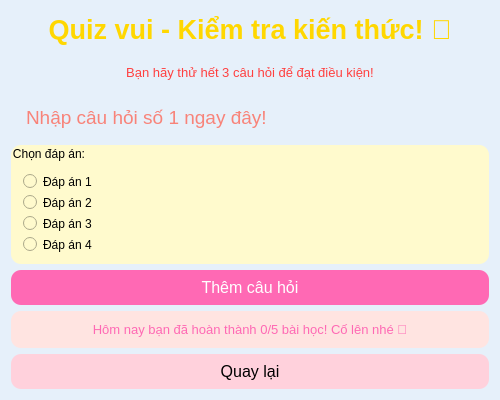
<?xml version="1.0" encoding="UTF-8"?>
<ui version="4.0">
 <class>QuizWindow</class>
 <widget class="QWidget" name="QuizWindow">
  <property name="geometry">
   <rect>
    <x>0</x>
    <y>0</y>
    <width>500</width>
    <height>400</height>
   </rect>
  </property>
  <property name="windowTitle">
   <string>Quiz Vui</string>
  </property>
  <property name="styleSheet">
   <string notr="true">background-color: #E6F0FA;</string>
  </property>
  <layout class="QVBoxLayout" name="verticalLayout">
   <item>
    <widget class="QLabel" name="label_title">
     <property name="text">
      <string>Quiz vui - Kiểm tra kiến thức! 🐰</string>
     </property>
     <property name="font">
      <font>
       <pointsize>20</pointsize>
       <bold>true</bold>
      </font>
     </property>
     <property name="alignment">
      <set>Qt::AlignCenter</set>
     </property>
     <property name="styleSheet">
      <string notr="true">color: #FFD700;</string>
     </property>
    </widget>
   </item>
   <item>
    <widget class="QLabel" name="label_note">
     <property name="text">
      <string>Bạn hãy thử hết 3 câu hỏi để đạt điều kiện!</string>
     </property>
     <property name="font">
      <font>
       <pointsize>10</pointsize>
      </font>
     </property>
     <property name="alignment">
      <set>Qt::AlignCenter</set>
     </property>
     <property name="styleSheet">
      <string notr="true">color: #FF4040;</string>
     </property>
    </widget>
   </item>
   <item>
    <widget class="QLabel" name="label_question">
     <property name="text">
      <string>Nhập câu hỏi số 1 ngay đây!</string>
     </property>
     <property name="font">
      <font>
       <pointsize>14</pointsize>
      </font>
     </property>
     <property name="alignment">
      <set>Qt::AlignLeft</set>
     </property>
     <property name="styleSheet">
      <string notr="true">color: #F88379; padding: 10px;</string>
     </property>
    </widget>
   </item>
   <item>
    <widget class="QGroupBox" name="groupBox_answers">
     <property name="title">
      <string>Chọn đáp án:</string>
     </property>
     <property name="styleSheet">
      <string notr="true">background-color: #FFFACD; border-radius: 10px;</string>
     </property>
     <layout class="QVBoxLayout" name="verticalLayout_answers">
      <item>
       <widget class="QRadioButton" name="radio_answer1">
        <property name="text">
         <string>Đáp án 1</string>
        </property>
       </widget>
      </item>
      <item>
       <widget class="QRadioButton" name="radio_answer2">
        <property name="text">
         <string>Đáp án 2</string>
        </property>
       </widget>
      </item>
      <item>
       <widget class="QRadioButton" name="radio_answer3">
        <property name="text">
         <string>Đáp án 3</string>
        </property>
       </widget>
      </item>
      <item>
       <widget class="QRadioButton" name="radio_answer4">
        <property name="text">
         <string>Đáp án 4</string>
        </property>
       </widget>
      </item>
     </layout>
    </widget>
   </item>
   <item>
    <widget class="QPushButton" name="btn_add_question">
     <property name="text">
      <string>Thêm câu hỏi</string>
     </property>
     <property name="styleSheet">
      <string notr="true">background: #FF69B4; border-radius: 10px; padding: 8px 20px; font-size: 16px; color: white;</string>
     </property>
    </widget>
   </item>
   <item>
    <widget class="QLabel" name="label_result">
     <property name="text">
      <string>Hôm nay bạn đã hoàn thành 0/5 bài học! Cố lên nhé 🥰</string>
     </property>
     <property name="font">
      <font>
       <pointsize>10</pointsize>
      </font>
     </property>
     <property name="alignment">
      <set>Qt::AlignCenter</set>
     </property>
     <property name="styleSheet">
      <string notr="true">color: #FF69B4; background: #FFE4E1; border-radius: 10px; padding: 5px;</string>
     </property>
    </widget>
   </item>
   <item>
    <widget class="QPushButton" name="btn_comeback">
     <property name="text">
      <string>Quay lại</string>
     </property>
     <property name="styleSheet">
      <string notr="true">background: #FFD1DC; border-radius: 10px; padding: 8px 20px; font-size: 16px;</string>
     </property>
    </widget>
   </item>
  </layout>
 </widget>
 <resources/>
 <connections/>
</ui>
